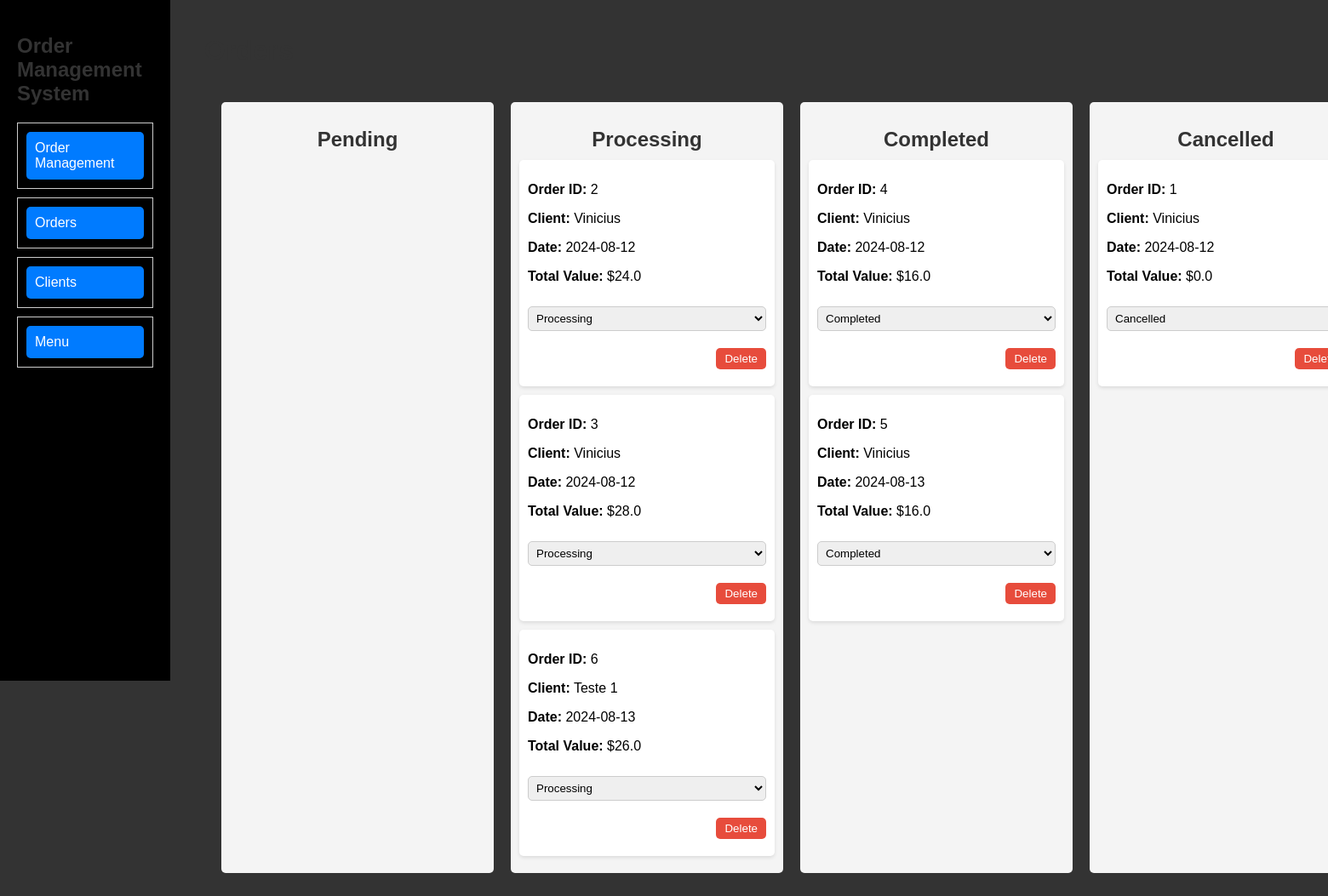
The page /orders on the database as committed earlier.
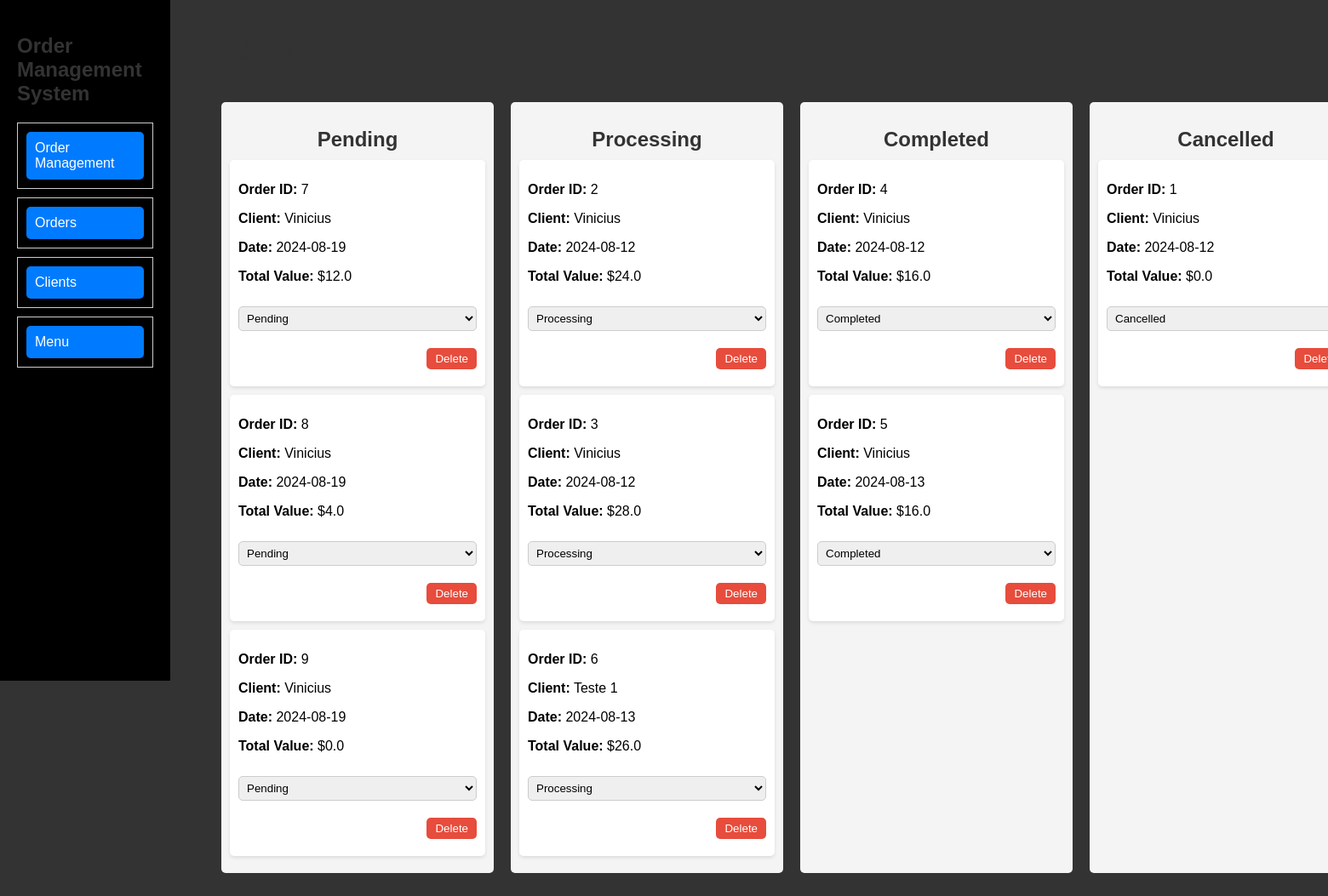
The same page on the database as committed later.
### models.py (models this page shows)
class Order(db.Model):
    id = db.Column(db.Integer, primary_key=True)
    client_id = db.Column(db.Integer, db.ForeignKey('client.id'), nullable=False)
    date = db.Column(db.DateTime, nullable=False, default=datetime.utcnow)
    status = db.Column(db.String(20), nullable=False)
    value = db.Column(db.Float, nullable=False)
    items = db.relationship('OrderItem', backref='order', lazy=True)

class Client(db.Model):
    id = db.Column(db.Integer, primary_key=True)
    client_name = db.Column(db.String(100), nullable=False)
    address = db.Column(db.String(100), nullable=False)
    phone = db.Column(db.String(100), nullable=False)
    orders = db.relationship('Order', backref='client', lazy=True)

### app.py (the view)
@app.route('/orders')
def orders():
    orders = Order.query.all()
    return render_template('orders.html', orders=orders)

### templates/orders.html (shortened to what this page needs)
{% extends "base.html" %}
{% block content %}
<h1>Orders</h1>
    <div class="board">
        <div class="column">
            <h2>Pending</h2>
            {% for order in orders if order.status == 'Pending' %}
            <div class="order-card">
                <p><strong>Order ID:</strong> {{ order.id }}</p>
                <p><strong>Client:</strong> {{ order.client.client_name }}</p>
                <p><strong>Date:</strong> {{ order.date.strftime('%Y-%m-%d') }}</p>
                <p><strong>Total Value:</strong> ${{ order.value }}</p>
                <form action="{{ url_for('update_order', order_id=order.id) }}" method="post">
                    <select name="status" onchange="this.form.submit()">
                        <option value="Pending" {% if order.status == 'Pending' %}selected{% endif %}>Pending</option>
                    </select>
                </form>
                <div class="order-actions">
                    <form action="{{ url_for('delete_order', order_id=order.id) }}" method="post">
                        <input type="submit" value="Delete">
                    </form>
                </div>
            </div>
            {% endfor %}
        </div>
        <div class="column">
            <h2>Processing</h2>
            {% for order in orders if order.status == 'Processing' %}
            <div class="order-card">
                <p><strong>Order ID:</strong> {{ order.id }}</p>
                <p><strong>Client:</strong> {{ order.client.client_name }}</p>
                <p><strong>Date:</strong> {{ order.date.strftime('%Y-%m-%d') }}</p>
                <p><strong>Total Value:</strong> ${{ order.value }}</p>
                <form action="{{ url_for('update_order', order_id=order.id) }}" method="post">
                    <select name="status" onchange="this.form.submit()">
                        <option value="Processing" {% if order.status == 'Processing' %}selected{% endif %}>Processing</option>
                    </select>
                </form>
                <div class="order-actions">
                    <form action="{{ url_for('delete_order', order_id=order.id) }}" method="post">
                        <input type="submit" value="Delete">
                    </form>
                </div>
            </div>
            {% endfor %}
        </div>
        <div class="column">
            <h2>Completed</h2>
            {% for order in orders if order.status == 'Completed' %}
            <div class="order-card">
                <p><strong>Order ID:</strong> {{ order.id }}</p>
                <p><strong>Client:</strong> {{ order.client.client_name }}</p>
                <p><strong>Date:</strong> {{ order.date.strftime('%Y-%m-%d') }}</p>
                <p><strong>Total Value:</strong> ${{ order.value }}</p>
                <form action="{{ url_for('update_order', order_id=order.id) }}" method="post">
                    <select name="status" onchange="this.form.submit()">
                        <option value="Completed" {% if order.status == 'Completed' %}selected{% endif %}>Completed</option>
                    </select>
                </form>
                <div class="order-actions">
                    <form action="{{ url_for('delete_order', order_id=order.id) }}" method="post">
                        <input type="submit" value="Delete">
                    </form>
                </div>
            </div>
            {% endfor %}
        </div>
        <div class="column">
            <h2>Cancelled</h2>
            {% for order in orders if order.status == 'Cancelled' %}
            <div class="order-card">
                <p><strong>Order ID:</strong> {{ order.id }}</p>
                <p><strong>Client:</strong> {{ order.client.client_name }}</p>
                <p><strong>Date:</strong> {{ order.date.strftime('%Y-%m-%d') }}</p>
                <p><strong>Total Value:</strong> ${{ order.value }}</p>
                <form action="{{ url_for('update_order', order_id=order.id) }}" method="post">
                    <select name="status" onchange="this.form.submit()">
                        <option value="Cancelled" {% if order.status == 'Cancelled' %}selected{% endif %}>Cancelled</option>
                    </select>
                </form>
                <div class="order-actions">
                    <form action="{{ url_for('delete_order', order_id=order.id) }}" method="post">
                        <input type="submit" value="Delete">
                    </form>
                </div>
            </div>
            {% endfor %}
        </div>
    </div>
{% endblock %}

### templates/base.html (shortened to what this page needs)
<!DOCTYPE html>
<html lang="en">
<head>
    <link rel="stylesheet" href="/static/css/styles.css">
</head>
<body>
    <header>
        <h2>Order Management System</h2>
        <nav>
            <ul>
                <li><a href="{{ url_for('order_management') }}">Order Management</a></li>
                <li><a href="{{ url_for('orders') }}">Orders</a></li>
                <li><a href="{{ url_for('clients') }}">Clients</a></li>
                <li><a href="{{ url_for('menu') }}">Menu</a></li>
            </ul>
        </nav>
    </header>
    <main>
        {% block content %}{% endblock %}
    </main>
</body>
</html>

### static/css/styles.css (style rules this page uses)
.board { display: flex; gap: 20px; overflow-x: auto; padding: 20px; }
.column { flex: 1; min-width: 300px; background-color: #f4f4f4; border-radius: 5px; padding: 10px; }
.column h2 { text-align: center; margin-bottom: 10px; }
.order-card { background-color: #ffffff; border-radius: 5px; box-shadow: 0 2px 4px rgba(0, 0, 0, 0.1); margin-bottom: 10px; padding: 10px; }
.order-card form { display: inline; }
.order-card select { margin-top: 10px; width: 100%; padding: 5px; border-radius: 5px; border: 1px solid #ccc; }
.order-actions { text-align: right; margin-top: 10px; }
.order-actions input { background-color: #e74c3c; color: #ffffff; border: none; border-radius: 5px; padding: 5px 10px; cursor: pointer; }
h1, h2 { color: #333; }
body { background-color: #333; font-family: Arial, sans-serif; margin: 0; padding: 0; display: flex; }
header { background-color: #000000; width: 200px; position: fixed; height: 100vh; padding: 20px; box-sizing: border-box; }
main { margin-left: 220px; padding: 20px; flex-grow: 1; }
nav ul { list-style-type: none; padding: 0; margin: 0; }
nav ul li { margin-bottom: 10px; }
nav ul li a { display: block; text-decoration: none; padding: 10px; background-color: #007bff; color: white; border-radius: 5px; }
form { margin-bottom: 20px; }
input, textarea, select { margin-bottom: 10px; padding: 8px; }
ul { list-style-type: none; padding: 0; }
li { margin-bottom: 20px; padding: 10px; border: 1px solid #ccc; }

Rows that differ between the two databases and show on the page:
added Order: id "7", client.client_name "Vinicius", date "2024-08-19", value "12.0", status "Pending"
added Order: id "8", client.client_name "Vinicius", date "2024-08-19", value "4.0", status "Pending"
added Order: id "9", client.client_name "Vinicius", date "2024-08-19", value "0.0", status "Pending"
